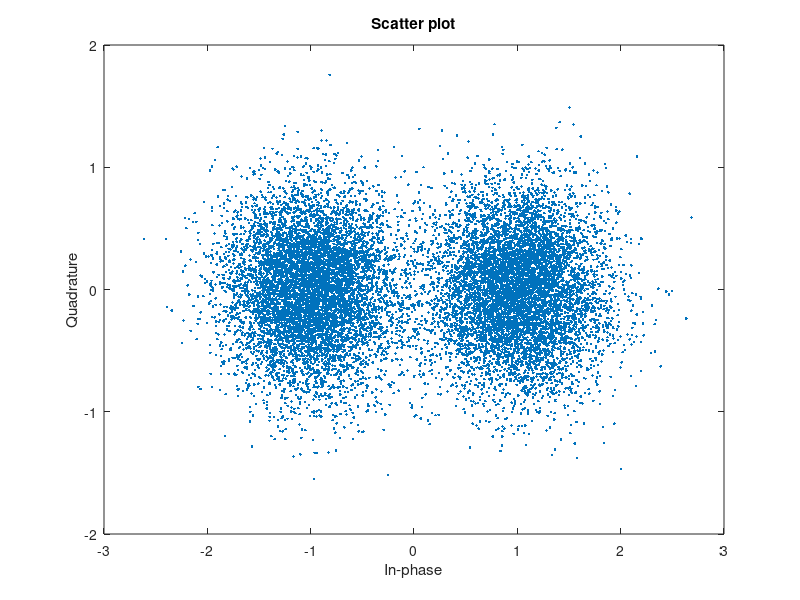

Recreate this plot in MATLAB.
% c00194582 caizhongheng 2018.04.14
% add layer_decoding and modify the encoding process

clear
clc
close all
rng(257);

%% setting aera
bit_grp = 1000;
k = 6;
m = 9;
n = k + m;

Hb = [1 0 1 -1 -1; -1 0 0 0 -1;0 -1 -1 0 0];
HIb = Hb(:,1:2);

Z  = eye(3);
H  = zeros(size(Hb,1)*length(Z),size(Hb,2)*length(Z));

for idx_row = 1:size(Hb,1)
    for idx_col = 1:size(Hb,2)
        if(Hb(idx_row,idx_col)==-1)
            H((idx_row-1)*length(Z)+(1:length(Z)),(idx_col-1)*length(Z)+(1:length(Z))) = zeros(size(Z));
        else
            H((idx_row-1)*length(Z)+(1:length(Z)),(idx_col-1)*length(Z)+(1:length(Z))) = circshift(Z,[0 Hb(idx_row,idx_col)]);
        end
    end
end

HI = H(:,1:k);
HP = H(:,k+1:end);

%% create the bit data in
bit_in = randi([0 1],k*bit_grp,1);
bit_in = reshape(bit_in,k,[]);

u = zeros(size(Hb,1)*length(Z),bit_grp);
%% use LDPC to encode
for grp_idx = 1:size(bit_in,2)
    Mb = reshape(bit_in(:,grp_idx),length(Z),size(bit_in,1)/length(Z));
    tmp_u = zeros(size(Hb,1)*length(Z),2);
    for row_idx = 1:size(Mb,1)
        for col_idx=1:size(Mb,2)
            if(HIb(row_idx,col_idx)==-1)
                tmp_u((1:length(Z))+length(Z)*(row_idx-1),col_idx) = zeros(length(Z),1);
            else
                tmp_u((1:length(Z))+length(Z)*(row_idx-1),col_idx) = circshift(Mb(:,col_idx),-HIb(row_idx,col_idx));
            end
        end
    end
    tmp_u = mod(sum(tmp_u,2),2);
    u(:,grp_idx) = tmp_u;
end

% u = mod(HI*bit_in,2); u的计算过程也可以简写为这个式子


p = mod(mod(inv(HP),2)*u,2);
% check code
% H_check = mod(HI*bit_in + HP*p,2);

enc_out = [bit_in;p];


%% mapping and calc llr
llr_data = 2*double(~enc_out)-1;
% 因为llr=ln(APP(X=0)/APP(X=1))，这里为了简化llr的计算，所以对enc_out做了一个取反动作，然后直接映射成BPSK信号，作为LLR值。
%% add noise
noise = randn(size(llr_data))+1j*randn(size(llr_data));
noise = noise/2.4;% 2.9是调整噪声功率的比值，目的是让BPSK信号既出现纠前误码又不至于超出纠前门限
tmp_data = llr_data + noise;

scatterplot(tmp_data(:))
llr_data = real(llr_data + noise);

%% decode

iter_num = 5; % 迭代次数
dec_grp  = bit_grp;
llr_data_in = llr_data(:,1:dec_grp);% first col of data
dec_out     = zeros(n,dec_grp);% 硬判输出结果
llr_array   = zeros(size(llr_data_in,1),iter_num);

% keyboard;
% llr_data_in(end) = 1.2;

for grp_idx=1:dec_grp
    tmp_llr_data = llr_data_in(:,grp_idx);
    V = zeros(size(Hb,1),3); %列为校验矩阵的最大行重3
    APP = reshape(tmp_llr_data,length(Z),size(tmp_llr_data,1)/length(Z));
    tmp_dec_out = zeros(15,1);
    
    for iter_idx=1:iter_num
        C = zeros(size(Hb,1),3);
        C_total = repmat(C,length(Z),1);%每次迭代独立进行，所以需要先将C_total清零
        % 更新V的概率信息
        for row_idx = 1:size(Hb,1)% 按Hb逐行更新
            V = zeros(size(Hb,1),3); %列为校验矩阵的最大行重3，因为是不规则的ldpc校验矩阵，所以在每次使用V之前都要先清0一把
            V_idx = 0;
            %% 按Hb的行将APP的值进行循环移位，送给V矩阵
            for col_idx=1:size(Hb,2)
                if(Hb(row_idx,col_idx)~=-1)
                    V_idx = V_idx + 1;
                    V(:,V_idx) = circshift(APP(:,col_idx),-Hb(row_idx,col_idx));
                    % 在V矩阵里面减去上一次迭代送过来的C矩阵
                    V(:,V_idx) = V(:,V_idx) - C_total((1:length(Z))+length(Z)*(row_idx-1),V_idx);
                else
                end
            end
            %% 按Hb的行计算C矩阵
            C(:,1) = sign(V(:,2)).*sign(V(:,3)).*min(abs(V(:,2)),abs(V(:,3)));
            C(:,2) = sign(V(:,1)).*sign(V(:,3)).*min(abs(V(:,1)),abs(V(:,3)));
            C(:,3) = sign(V(:,1)).*sign(V(:,2)).*min(abs(V(:,1)),abs(V(:,2)));
            
            C_total((1:length(Z))+length(Z)*(row_idx-1),:) = C;
            
            %% 将计算出来的C矩阵回加到V矩阵上
            tmp_V = V + C;
            %% 在V矩阵上按照Hb的行进行循环反移位
            % 找出该row_idx下Hb不为-1的列数。
            return_col_idx = find(Hb(row_idx,:)~=-1);
            V_idx = 0;
            for col_idx=return_col_idx
                V_idx = V_idx + 1;
                V(:,V_idx) = circshift(tmp_V(:,V_idx),Hb(row_idx,col_idx));
            end
            
            %% 将更新后的V放回llr的ram APP上，对应回填
            APP(:,return_col_idx) = V;
        end
        
        serial_APP = APP(:);
        for idx=1:length(serial_APP)
            if(serial_APP(idx)>=0)
                tmp_dec_out(idx) = 0;
            else
                tmp_dec_out(idx) = 1;
            end
        end
        llr_array(:,iter_idx) = serial_APP;
    end
    
    %% 按照Hb逐行更新完成后，对APP进行硬判
    
    check_out = mod(H*tmp_dec_out,2);
    check_out_sum = sum(check_out);
    dec_out(:,grp_idx) = tmp_dec_out;
    
end
check = abs(dec_out(1:15,:) - enc_out(1:15,1:dec_grp));
sum(sum(check))





